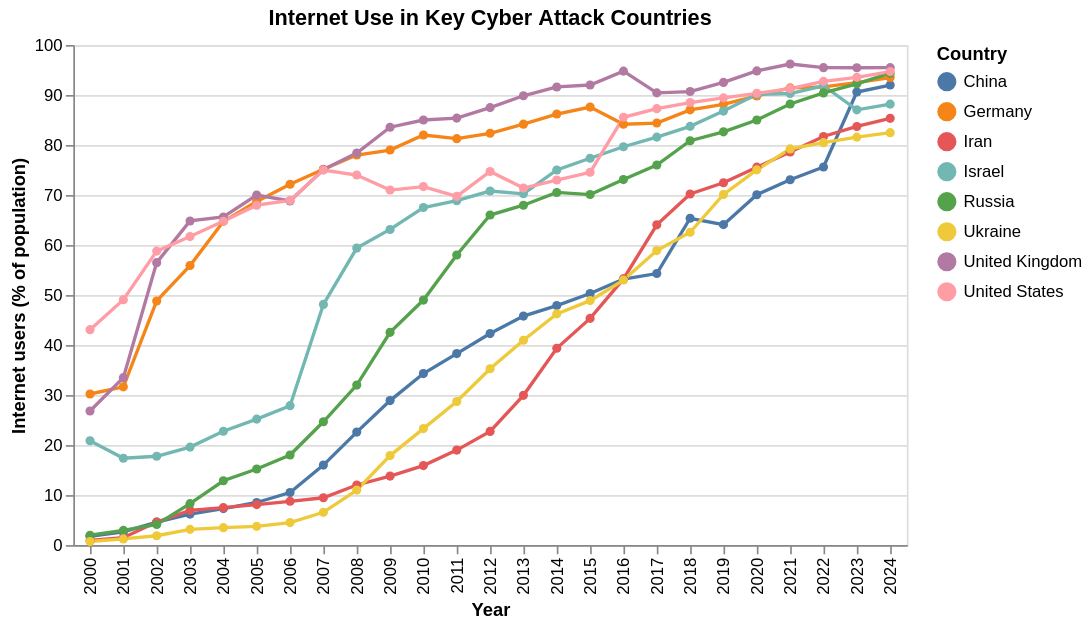

Source (notebook cell):
### Code cell
# internet use over time for the main countries in our cyber story
story = ['United States', 'China', 'Russia', 'Iran', 'Ukraine', 'Germany', 'United Kingdom', 'Israel']
story_df = wb[wb['country'].isin(story)]

alt.Chart(story_df).mark_line(point=True).encode(
    alt.X('year:O', title='Year'),
    alt.Y('internet_users_pct:Q', title='Internet users (% of population)', scale=alt.Scale(domain=[0, 100])),
    alt.Color('country:N', title='Country')
).properties(title='Internet Use in Key Cyber Attack Countries', width=500)

### Figure 1 — Vega-Lite specification as saved in the notebook (floating-point values rounded to 4 significant figures; data arrays with more than 128 entries replaced by an {"elided": "..."} marker saying what was removed)
{"config": {"view": {"continuousWidth": 300, "continuousHeight": 300}}, "data": {"name": "data-407fd2e79f620852630898b1868bcf6a"}, "mark": {"type": "line", "point": true}, "encoding": {"color": {"field": "country", "title": "Country", "type": "nominal"}, "x": {"field": "year", "title": "Year", "type": "ordinal"}, "y": {"field": "internet_users_pct", "scale": {"domain": [0, 100]}, "title": "Internet users (% of population)", "type": "quantitative"}}, "title": "Internet Use in Key Cyber Attack Countries", "width": 500, "$schema": "https://vega.github.io/schema/vega-lite/v6.4.1.json", "datasets": {"data-407fd2e79f620852630898b1868bcf6a": {"elided": "200 records"}}}
